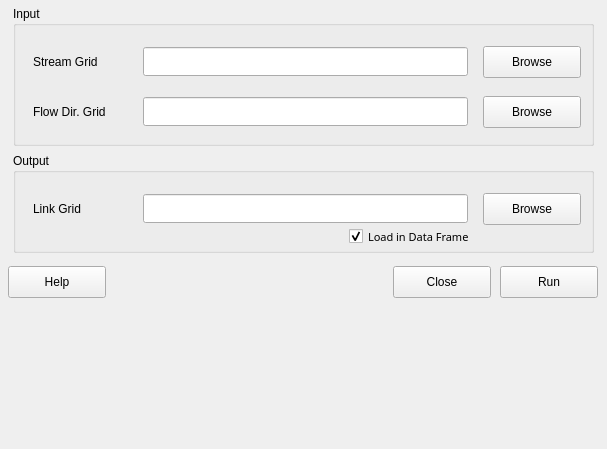
<?xml version="1.0" encoding="UTF-8"?>
<ui version="4.0">
 <class>LinkGrid</class>
 <widget class="QDialog" name="LinkGrid">
  <property name="geometry">
   <rect>
    <x>0</x>
    <y>0</y>
    <width>607</width>
    <height>449</height>
   </rect>
  </property>
  <property name="windowTitle">
   <string>Link Grid</string>
  </property>
  <widget class="Q3ButtonGroup" name="buttonGroup2">
   <property name="geometry">
    <rect>
     <x>13</x>
     <y>153</y>
     <width>581</width>
     <height>100</height>
    </rect>
   </property>
   <property name="title">
    <string>Output</string>
   </property>
   <widget class="QLabel" name="textLabel1_2">
    <property name="geometry">
     <rect>
      <x>20</x>
      <y>40</y>
      <width>90</width>
      <height>31</height>
     </rect>
    </property>
    <property name="text">
     <string>Link Grid</string>
    </property>
   </widget>
   <widget class="QPushButton" name="outputBrowseButton">
    <property name="geometry">
     <rect>
      <x>470</x>
      <y>40</y>
      <width>98</width>
      <height>32</height>
     </rect>
    </property>
    <property name="text">
     <string>Browse</string>
    </property>
    <property name="autoDefault">
     <bool>false</bool>
    </property>
   </widget>
   <widget class="QLineEdit" name="outputFileLineEdit">
    <property name="geometry">
     <rect>
      <x>130</x>
      <y>41</y>
      <width>325</width>
      <height>29</height>
     </rect>
    </property>
   </widget>
   <widget class="QCheckBox" name="showSG_DFrame">
    <property name="geometry">
     <rect>
      <x>336</x>
      <y>73</y>
      <width>140</width>
      <height>21</height>
     </rect>
    </property>
    <property name="font">
     <font>
      <family>Sans Serif</family>
      <pointsize>8</pointsize>
      <weight>50</weight>
      <italic>false</italic>
      <bold>false</bold>
      <underline>false</underline>
      <strikeout>false</strikeout>
     </font>
    </property>
    <property name="text">
     <string>Load in Data Frame</string>
    </property>
    <property name="checked">
     <bool>true</bool>
    </property>
   </widget>
  </widget>
  <widget class="Q3ButtonGroup" name="buttonGroup1">
   <property name="geometry">
    <rect>
     <x>13</x>
     <y>6</y>
     <width>581</width>
     <height>140</height>
    </rect>
   </property>
   <property name="title">
    <string>Input</string>
   </property>
   <widget class="QLabel" name="textLabel1_3">
    <property name="geometry">
     <rect>
      <x>20</x>
      <y>90</y>
      <width>87</width>
      <height>31</height>
     </rect>
    </property>
    <property name="text">
     <string>Flow Dir. Grid</string>
    </property>
   </widget>
   <widget class="QLabel" name="textLabel1">
    <property name="geometry">
     <rect>
      <x>20</x>
      <y>40</y>
      <width>87</width>
      <height>31</height>
     </rect>
    </property>
    <property name="text">
     <string>Stream Grid</string>
    </property>
   </widget>
   <widget class="QPushButton" name="inputFDRBrowseButton">
    <property name="geometry">
     <rect>
      <x>470</x>
      <y>90</y>
      <width>98</width>
      <height>32</height>
     </rect>
    </property>
    <property name="text">
     <string>Browse</string>
    </property>
    <property name="checkable">
     <bool>false</bool>
    </property>
    <property name="autoDefault">
     <bool>false</bool>
    </property>
    <property name="flat">
     <bool>false</bool>
    </property>
   </widget>
   <widget class="QLineEdit" name="inputFDRFileLineEdit">
    <property name="geometry">
     <rect>
      <x>130</x>
      <y>91</y>
      <width>325</width>
      <height>29</height>
     </rect>
    </property>
   </widget>
   <widget class="QLineEdit" name="inputSTRFileLineEdit">
    <property name="geometry">
     <rect>
      <x>130</x>
      <y>41</y>
      <width>325</width>
      <height>29</height>
     </rect>
    </property>
   </widget>
   <widget class="QPushButton" name="inputSTRBrowseButton">
    <property name="geometry">
     <rect>
      <x>470</x>
      <y>40</y>
      <width>98</width>
      <height>32</height>
     </rect>
    </property>
    <property name="text">
     <string>Browse</string>
    </property>
    <property name="checkable">
     <bool>false</bool>
    </property>
    <property name="autoDefault">
     <bool>false</bool>
    </property>
    <property name="flat">
     <bool>false</bool>
    </property>
   </widget>
  </widget>
  <widget class="QPushButton" name="closeButton">
   <property name="geometry">
    <rect>
     <x>393</x>
     <y>266</y>
     <width>98</width>
     <height>32</height>
    </rect>
   </property>
   <property name="text">
    <string>Close</string>
   </property>
   <property name="autoDefault">
    <bool>false</bool>
   </property>
  </widget>
  <widget class="QPushButton" name="runButton">
   <property name="geometry">
    <rect>
     <x>500</x>
     <y>266</y>
     <width>98</width>
     <height>32</height>
    </rect>
   </property>
   <property name="text">
    <string>Run</string>
   </property>
   <property name="autoDefault">
    <bool>false</bool>
   </property>
  </widget>
  <widget class="QPushButton" name="helpButton">
   <property name="geometry">
    <rect>
     <x>8</x>
     <y>266</y>
     <width>98</width>
     <height>32</height>
    </rect>
   </property>
   <property name="text">
    <string>Help</string>
   </property>
   <property name="autoDefault">
    <bool>false</bool>
   </property>
  </widget>
  <widget class="Q3TextBrowser" name="messageLog" native="true">
   <property name="geometry">
    <rect>
     <x>13</x>
     <y>307</y>
     <width>581</width>
     <height>130</height>
    </rect>
   </property>
  </widget>
 </widget>
 <layoutdefault spacing="6" margin="11"/>
 <pixmapfunction>qPixmapFromMimeSource</pixmapfunction>
 <customwidgets>
  <customwidget>
   <class>Q3TextBrowser</class>
   <extends>QWidget</extends>
   <header>q3textbrowser.h</header>
   <container>1</container>
  </customwidget>
  <customwidget>
   <class>Q3GroupBox</class>
   <extends>QGroupBox</extends>
   <header>Qt3Support/Q3GroupBox</header>
   <container>1</container>
  </customwidget>
  <customwidget>
   <class>Q3ButtonGroup</class>
   <extends>Q3GroupBox</extends>
   <header>Qt3Support/Q3ButtonGroup</header>
   <container>1</container>
  </customwidget>
 </customwidgets>
 <resources/>
 <connections/>
</ui>
